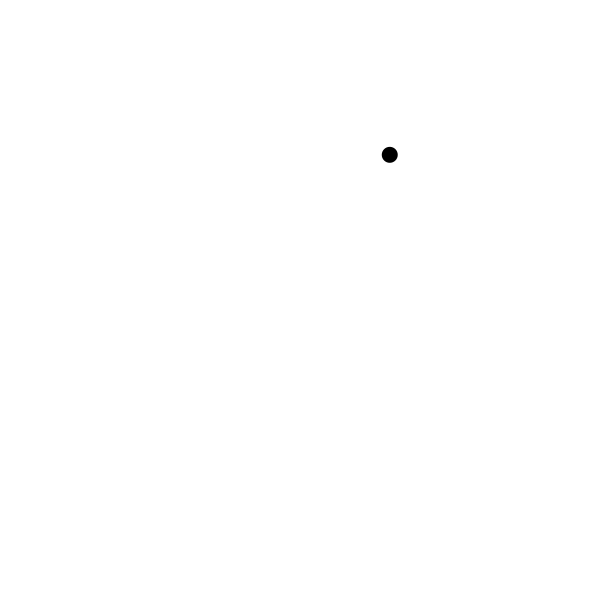
Frame 1 (no input)
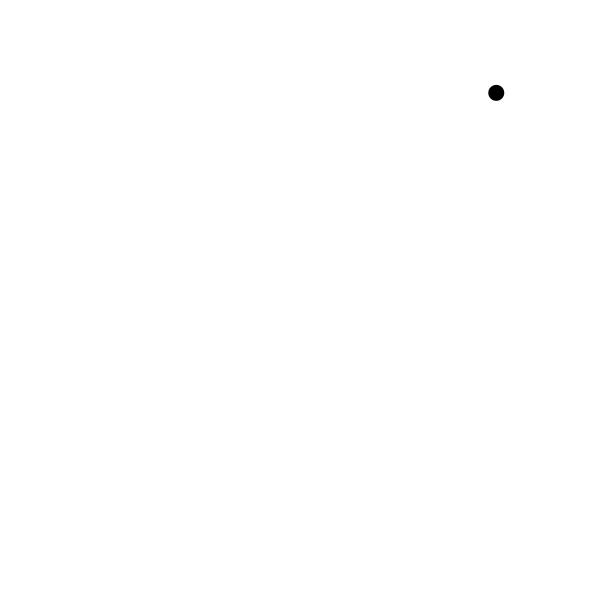
Frame 60 (the mouse pressed at the canvas centre just before this capture)
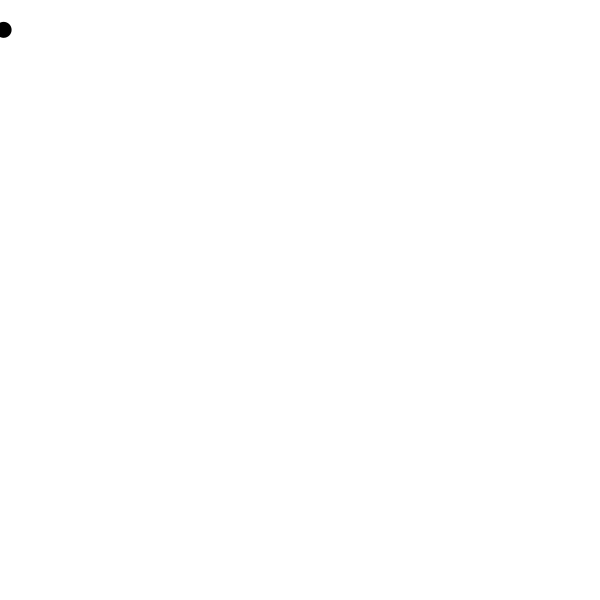
Frame 120 (the mouse held since frame 60 and released just before this capture)

The Processing sketch that drew these frames (run headless with seeded random() and noise(); from frame 60 on, the mouse is pressed at the canvas centre):

// Processing sketch: vl4_08_mover
// ── vl4_08_mover.pde
Mover m;

void setup() {
  size(600, 600);
  m = new Mover();
}

void draw() {
  background(255);
  m.update();
  m.checkEdges();
  m.display();
}

class Mover {
 
  PVector location;
  PVector velocity;
  
  Mover() {
    location = new PVector(random(width),random(height));
    velocity = new PVector(random(-2,2),random(-2,2));
  }
  
 void update() {
    location.add(velocity);
  }
 
  void display() {
    noStroke();
    fill(0);
    ellipse(location.x,location.y,16,16);
  }
  
  
  
 void checkEdges() {
    if (location.x > width) {
      location.x = 0;
    } else if (location.x < 0) {
      location.x = width;
    }
 
    if (location.y > height) {
      location.y = 0;
    } else if (location.y < 0) {
      location.y = height;
    }
 
  }
}
